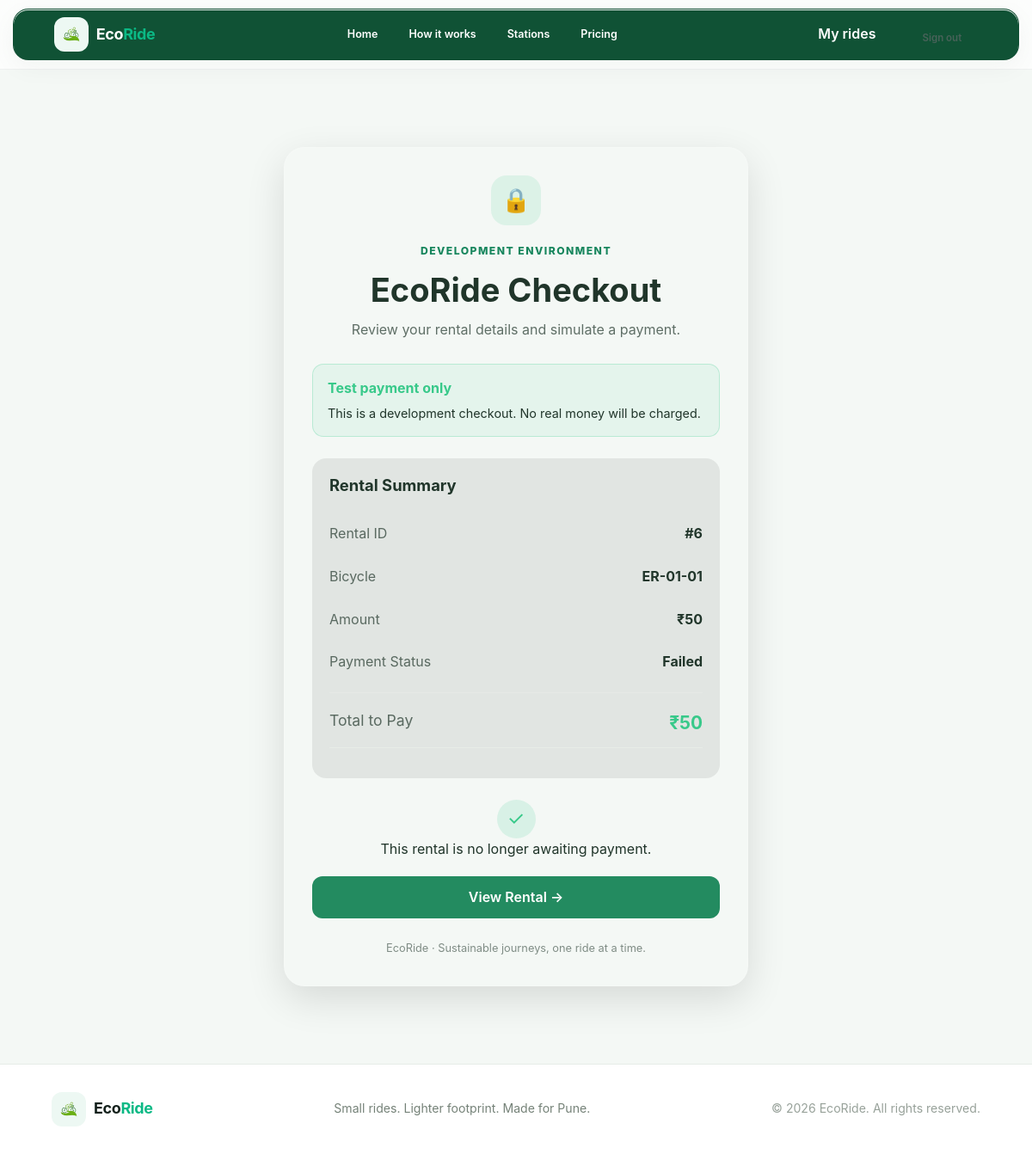
The page /rentals/6/mock-checkout/ (signed in) on the database its author committed.
### core/models.py (models this page shows, shortened)
class Rental(models.Model):
    class Status(models.TextChoices):
        PENDING_PAYMENT = "pending_payment", "Awaiting payment"
        ACTIVE = "active", "In progress"
        COMPLETED = "completed", "Completed"
        CANCELED = "canceled", "Canceled"
    user = models.ForeignKey(
        settings.AUTH_USER_MODEL, related_name="rentals", on_delete=models.PROTECT
    )
    bicycle = models.ForeignKey(
        Bicycle, related_name="rentals", on_delete=models.PROTECT
    )
    start_station = models.ForeignKey(
        Station, related_name="rentals_started", on_delete=models.PROTECT
    )
    end_station = models.ForeignKey(
        Station,
        related_name="rentals_returned",
        on_delete=models.PROTECT,
        null=True,
        blank=True,
    )
    status = models.CharField(
        max_length=20,
        choices=Status.choices,
        default=Status.PENDING_PAYMENT,
    )
    started_at = models.DateTimeField(null=True, blank=True)
    ended_at = models.DateTimeField(null=True, blank=True)
    created_at = models.DateTimeField(auto_now_add=True)
    amount_minor_units = models.PositiveIntegerField(default=5000)
    currency = models.CharField(max_length=3, default="INR")
    class Meta:
        ordering = ["-created_at"]
        constraints = [
            models.UniqueConstraint(
                fields=["user"],
                condition=Q(status__in=["pending_payment", "active"]),
                name="one_open_rental_per_user",
            ),
            models.UniqueConstraint(
                fields=["bicycle"],
                condition=Q(status__in=["pending_payment", "active"]),
                name="one_open_rental_per_bicycle",
            ),
        ]

class Bicycle(models.Model):
    class Status(models.TextChoices):
        AVAILABLE = "available", "Available"
        RESERVED = "reserved", "Reserved"
        RENTED = "rented", "Rented"
        MAINTENANCE = "maintenance", "Maintenance"
    station = models.ForeignKey(
        Station, related_name="bicycles", on_delete=models.PROTECT
    )
    code = models.CharField(max_length=30, unique=True)
    status = models.CharField(
        max_length=20, choices=Status.choices, default=Status.AVAILABLE
    )
    is_electric = models.BooleanField(default=False)
    battery_level = models.PositiveSmallIntegerField(default=100)
    class Meta:
        ordering = ["code"]
        constraints = [
            models.CheckConstraint(
                condition=Q(battery_level__lte=100), name="bike_battery_at_most_100"
            )
        ]

class Payment(models.Model):
    class Status(models.TextChoices):
        PENDING = "pending", "Pending"
        PAID = "paid", "Paid"
        FAILED = "failed", "Failed"
    rental = models.OneToOneField(
        Rental, related_name="payment", on_delete=models.PROTECT
    )
    gateway_order_id = models.CharField(max_length=255, unique=True, null=True, blank=True)
    gateway_payment_id = models.CharField(max_length=255, blank=True)
    status = models.CharField(
        max_length=20, choices=Status.choices, default=Status.PENDING
    )
    amount_minor_units = models.PositiveIntegerField(default=5000)
    currency = models.CharField(max_length=3, default="INR")
    created_at = models.DateTimeField(auto_now_add=True)
    paid_at = models.DateTimeField(null=True, blank=True)
    @property
    def amount_display(self):
        return Decimal(self.amount_minor_units) / Decimal("100")

### core/views.py (the view, shortened to what this page needs)
# urls.py: path("rentals/<int:rental_id>/mock-checkout/",views.mock_checkout, name="mock_checkout",),
@login_required
def mock_checkout(request, rental_id):
    if not settings.DEBUG:
        from django.http import Http404
        raise Http404("Page not found")
    rental = get_object_or_404(
        Rental,
        pk=rental_id,
        user=request.user,
    )
    payment = get_object_or_404(Payment, rental=rental)
    return render(
        request,
        "core/mock_checkout.html",
        {
            "rental": rental,
            "payment": payment,
        },
    )

### core/context_processors.py (called while the page is built)
def site_settings(request):
    return {
        "google_maps_api_key": settings.GOOGLE_MAPS_API_KEY,
        "razorpay_key_id": settings.RAZORPAY_KEY_ID,
        "payments_enabled": bool(
            settings.RAZORPAY_KEY_ID and settings.RAZORPAY_KEY_SECRET
        ),
    }

### templates/core/mock_checkout.html (shortened to what this page needs)
{% extends "base.html" %}
{% block content %}
<section class="eco-checkout-page">
    <div class="eco-checkout-card">
        <header class="eco-checkout-header">
            <span class="eco-checkout-icon" aria-hidden="true">🔒</span>
            <span class="eco-eyebrow">Development environment</span>
            <h1>EcoRide Checkout</h1>
            <p>Review your rental details and simulate a payment.</p>
        </header>
        <div class="eco-checkout-notice">
            <strong>Test payment only</strong>
            <p>This is a development checkout. No real money will be charged.</p>
        </div>
        <div class="eco-checkout-summary">
            <h2>Rental Summary</h2>
            <div class="eco-checkout-detail">
                <span>Rental ID</span>
                <strong>#{{ rental.id }}</strong>
            </div>
            <div class="eco-checkout-detail">
                <span>Bicycle</span>
                <strong>{{ rental.bicycle.code }}</strong>
            </div>
            <div class="eco-checkout-detail">
                <span>Amount</span>
                <strong>₹{{ payment.amount_display }}</strong>
            </div>
            <div class="eco-checkout-detail">
                <span>Payment Status</span>
                <strong>{{ payment.get_status_display }}</strong>
            </div>
            <div class="eco-checkout-total">
                <span>Total to Pay</span>
                <strong>₹{{ payment.amount_display }}</strong>
            </div>
        </div>
        {% if rental.status == "pending_payment" %}
            <form method="post" class="eco-checkout-actions">
                {% csrf_token %}
                <button
                    type="submit"
                    name="action"
                    value="success"
                    class="eco-checkout-success"
                >
                    <span>✓</span>
                    Simulate Successful Payment
                </button>
                <button
                    type="submit"
                    name="action"
                    value="fail"
                    class="eco-checkout-fail"
                >
                    Simulate Failed Payment
                </button>
                <button
                    type="submit"
                    name="action"
                    value="cancel"
                    class="eco-checkout-cancel"
                >
                    Cancel Checkout
                </button>
            </form>
        {% else %}
            <div class="eco-checkout-complete">
                <span aria-hidden="true">✓</span>
                <p>This rental is no longer awaiting payment.</p>
            </div>
            <a
                href="{% url 'rental_detail' rental.id %}"
                class="eco-checkout-view"
            >
                View Rental →
            </a>
        {% endif %}
        <p class="eco-checkout-footer">
            EcoRide · Sustainable journeys, one ride at a time.
        </p>
    </div>
</section>
{% endblock %}

### core/static/core/integrated/style.css (style rules this page uses)
* { margin: 0; padding: 0; box-sizing: border-box; }
html { scroll-behavior: smooth; overflow-x: hidden; }
body { font-family: -apple-system, BlinkMacSystemFont, "SF Pro Display", "Segoe UI", Roboto, Helvetica, Arial, sans-serif; background: #f7faf8; color: #17231f; overflow-x: hidden; }
button, a { font-family: inherit; }

### core/static/core/integrated-app.css (style rules this page uses)
.eco-badge,.eco-eyebrow { display:inline-flex;align-items:center;gap:9px;color:#17865d;font-size:.76rem;font-weight:800;letter-spacing:.12em;text-transform:uppercase }
.eco-checkout-total { margin:25px 0 15px;padding:17px 0;display:flex;justify-content:space-between;border-top:1px solid #e7ece7;border-bottom:1px solid #e7ece7 }
.eco-checkout-total strong { color:#07895f;font-size:1.3rem }
:root { --eco-primary: #176b45; --eco-primary-dark: #105235; --eco-primary-light: #e8f5ed; --eco-accent: #a5d6b5; --eco-bg: #f4f8f5; --eco-surface: #ffffff; --eco-text: #20352a; --eco-muted: #718078; --eco-border: #e1eae4; --eco-danger: #d94343; --eco-warning: #e9a23b; --eco-radius: 14px; --eco-shadow: 0 5px 22px rgba(20, 65, 42, 0.07); }
* { box-sizing: border-box; }
html { scroll-behavior: smooth; }
body { background: var(--eco-bg); color: var(--eco-text); font-family: "Inter", "Segoe UI", Arial, sans-serif; line-height: 1.6; margin: 0; }
a { color: var(--eco-primary); text-decoration: none; transition: color 0.2s ease; }
section { scroll-margin-top: 90px; }
h1, h2, h3, h4 { color: var(--eco-text); line-height: 1.25; }
h1 { font-size: clamp(26px, 4vw, 38px); font-weight: 750; }
h2 { font-size: 25px; font-weight: 700; }
html { scroll-behavior: smooth; scroll-padding-top: 90px; }
body { min-height: 100vh; display: flex; flex-direction: column; }
.eco-checkout-page { width: 100%; padding: 55px 20px; box-sizing: border-box; }
.eco-checkout-card { width: 100%; max-width: 540px; margin: 0 auto; padding: 32px; box-sizing: border-box; border: 1px solid rgba(255, 255, 255, 0.12); border-radius: 24px; background: rgba(255, 255, 255, 0.06); box-shadow: 0 15px 45px rgba(0, 0, 0, 0.12); }
.eco-checkout-header { text-align: center; margin-bottom: 26px; }
.eco-checkout-icon { display: grid; place-items: center; width: 58px; height: 58px; margin: 0 auto 16px; border-radius: 18px; background: rgba(56, 201, 138, 0.13); font-size: 27px; }
.eco-checkout-header h1 { margin: 10px 0; }
.eco-checkout-header p { opacity: 0.7; }
.eco-checkout-notice { padding: 15px 17px; margin-bottom: 25px; border: 1px solid rgba(56, 201, 138, 0.25); border-radius: 13px; background: rgba(56, 201, 138, 0.08); }
.eco-checkout-notice strong { color: #38c98a; }
.eco-checkout-notice p { margin: 5px 0 0; font-size: 0.9rem; }
.eco-checkout-summary { padding: 20px; border-radius: 16px; background: rgba(0, 0, 0, 0.08); }
.eco-checkout-summary h2 { margin: 0 0 20px; font-size: 1.15rem; }
.eco-checkout-detail, .eco-checkout-total { display: flex; justify-content: space-between; gap: 15px; padding: 12px 0; }
.eco-checkout-detail span, .eco-checkout-total span { opacity: 0.7; }
.eco-checkout-detail strong { text-align: right; overflow-wrap: anywhere; }
.eco-checkout-total { margin-top: 10px; padding-top: 18px; border-top: 1px solid rgba(255, 255, 255, 0.15); font-size: 1.1rem; }
.eco-checkout-total strong { color: #38c98a; }
.eco-checkout-actions button, .eco-checkout-view { width: 100%; min-height: 48px; display: flex; align-items: center; justify-content: center; gap: 9px; padding: 12px 18px; box-sizing: border-box; border: 0; border-radius: 12px; font: inherit; font-weight: 600; text-decoration: none; cursor: pointer; transition: transform 0.2s ease, opacity 0.2s ease; }
.eco-checkout-complete { margin-top: 25px; text-align: center; }
.eco-checkout-complete span { display: inline-grid; place-items: center; width: 45px; height: 45px; border-radius: 50%; background: rgba(56, 201, 138, 0.15); color: #38c98a; font-size: 23px; }
.eco-checkout-view { margin-top: 18px; background: #238b60; color: white; }
.eco-checkout-footer { margin: 25px 0 0; text-align: center; font-size: 0.8rem; opacity: 0.55; }

### rows shown on the page
Rental: id "6", bicycle.code "ER-01-01"
Payment: amount_display "50", status "Failed"
